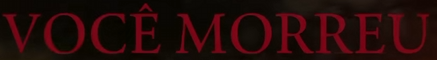
#> input picture entre_terras/assets/death-message.png, 437 x 60 px
$ python -i vision.py   (imports and definitions only)
#> lines starting #> are read from the running program, lines starting #| are printed output that depends on the picture; after the words box and inside, x2 and y2 are one past the last pixel; in counts of white or black regions, pixels touching at a corner belong together
#> further down, picture is the input picture: shape (60, 437, 3); mean B, G, R 8.9, 10.4, 36.5
from pathlib import Path
import sys

import cv2
import numpy as np

BASE_DIR = Path(__file__).resolve().parent
APP_DIR = Path(sys.executable).resolve().parent if getattr(sys, "frozen", False) else BASE_DIR.parent


def red_mask(image):
    hsv = cv2.cvtColor(image, cv2.COLOR_BGR2HSV)
#> hsv: shape (60, 437, 3); mean H, S, V 52.4, 194.7, 36.5
    selected = cv2.inRange(hsv, (0, 75, 15), (12, 255, 255)) | cv2.inRange(hsv, (168, 75, 15), (179, 255, 255))
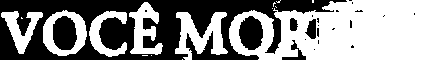
#> selected: shape (60, 437); 54.3% white; 23 black regions (17 under 20 px), largest, box (x1, y1, x2, y2) and area: (0, 0, 347, 60) 10216, (53, 16, 77, 50) 660, (239, 16, 263, 50) 628, (305, 19, 316, 39) 150, (282, 40, 306, 60) 146, (290, 18, 298, 31) 85
    blue, green, red = cv2.split(image)
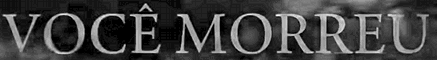
#> blue: shape (60, 437); min 0, max 36, mean 8.9; drawn with min black and max white
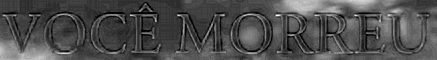
#> green: shape (60, 437); min 0, max 34, mean 10.4; drawn with min black and max white
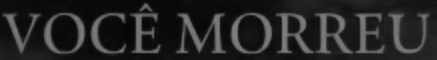
#> red: shape (60, 437); min 5, max 129, mean 36.5
    # Preserve antialiased edges; normalized correlation tolerates fading text.
    redness = cv2.subtract(red, cv2.max(blue, green))
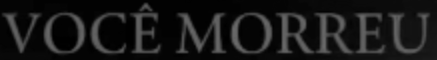
#> redness: shape (60, 437); min 0, max 106, mean 23.8
    return cv2.bitwise_and(redness, redness, mask=selected)


class VisualDetector:
    # [32 lines left out: functions __init__, score, not called in this run]


class DeathCounter:
    # [34 lines left out: functions __init__, interrupt, update, not called in this run]

>>> import cv2
>>> picture = cv2.imread('assets/death-message.png')
>>> result = red_mask(picture)
